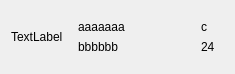
<?xml version="1.0" encoding="UTF-8"?>
<ui version="4.0">
 <class>MessageListItem</class>
 <widget class="QWidget" name="MessageListItem">
  <property name="geometry">
   <rect>
    <x>0</x>
    <y>0</y>
    <width>235</width>
    <height>74</height>
   </rect>
  </property>
  <property name="maximumSize">
   <size>
    <width>16777215</width>
    <height>140</height>
   </size>
  </property>
  <property name="windowTitle">
   <string>Form</string>
  </property>
  <layout class="QHBoxLayout" name="horizontalLayout">
   <item>
    <widget class="QLabel" name="headLab">
     <property name="text">
      <string>TextLabel</string>
     </property>
    </widget>
   </item>
   <item>
    <widget class="QWidget" name="widget" native="true">
     <layout class="QVBoxLayout" name="verticalLayout" stretch="3,1">
      <item>
       <widget class="QLabel" name="usernameLab">
        <property name="text">
         <string>aaaaaaa</string>
        </property>
       </widget>
      </item>
      <item>
       <widget class="QLabel" name="messageLab">
        <property name="text">
         <string>bbbbbb</string>
        </property>
       </widget>
      </item>
     </layout>
    </widget>
   </item>
   <item>
    <spacer name="horizontalSpacer">
     <property name="orientation">
      <enum>Qt::Horizontal</enum>
     </property>
     <property name="sizeHint" stdset="0">
      <size>
       <width>44</width>
       <height>20</height>
      </size>
     </property>
    </spacer>
   </item>
   <item>
    <widget class="QWidget" name="widget_2" native="true">
     <layout class="QVBoxLayout" name="verticalLayout_2">
      <item>
       <widget class="QLabel" name="timeLab">
        <property name="text">
         <string>c</string>
        </property>
       </widget>
      </item>
      <item>
       <widget class="QLabel" name="countLab">
        <property name="text">
         <string>24</string>
        </property>
       </widget>
      </item>
     </layout>
    </widget>
   </item>
  </layout>
 </widget>
 <resources/>
 <connections/>
</ui>
